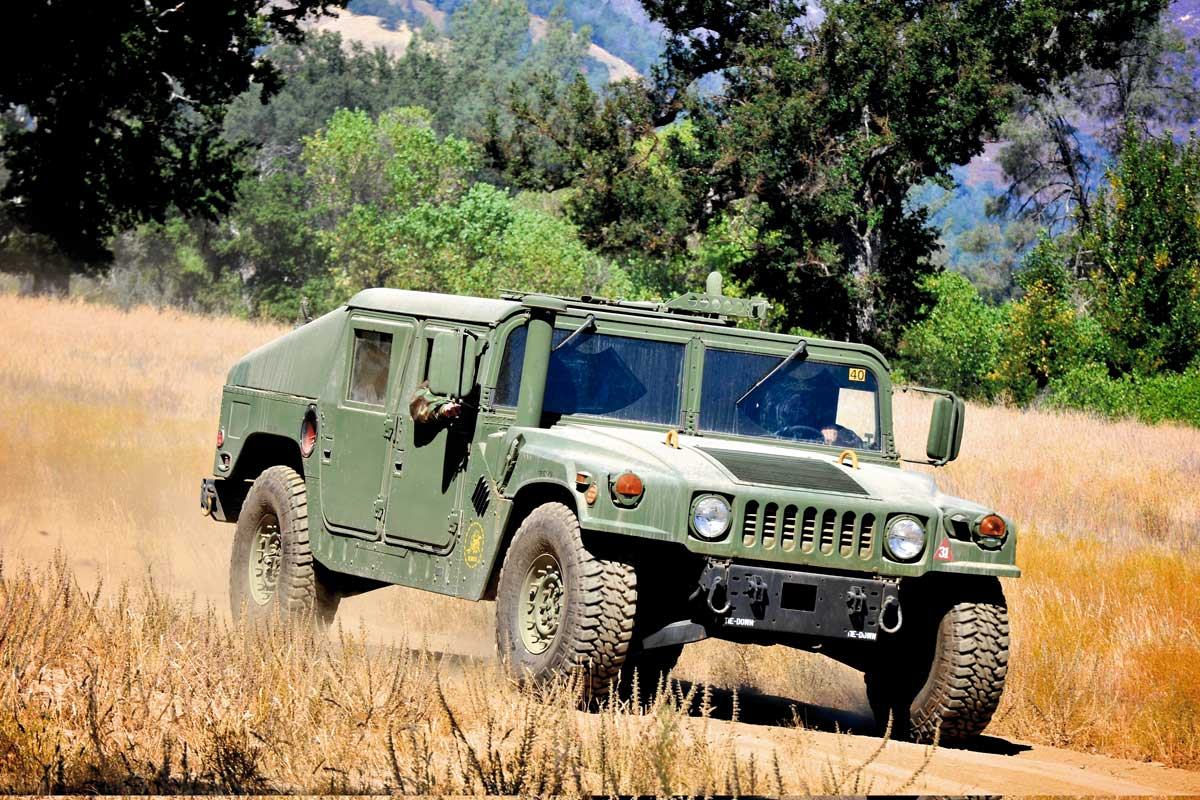
#> input picture humvee.jpg, 1200 x 800 px
$ python Image_Encryption.py
#> lines starting #> are read from the running program, lines starting #| are printed output that depends on the picture
#> the answer given: humvee.jpg
#python

from PIL import Image
import numpy as np

def encrypt_image(image_path, key):
    # Open the image
#> called with image_path = 'humvee.jpg', key = array of shape (3,)
    img = Image.open(image_path)
#> img is the input picture: PIL image 1200x800 RGB; mean R, G, B 127.8, 119.2, 92.1

    # Convert the image to a NumPy array
    img_array = np.array(img)

    # Ensure key has the same shape as img_array
    key = np.resize(key, img_array.shape)

    # Encrypt each pixel using XOR with the key
    encrypted_array = np.bitwise_xor(img_array, key)
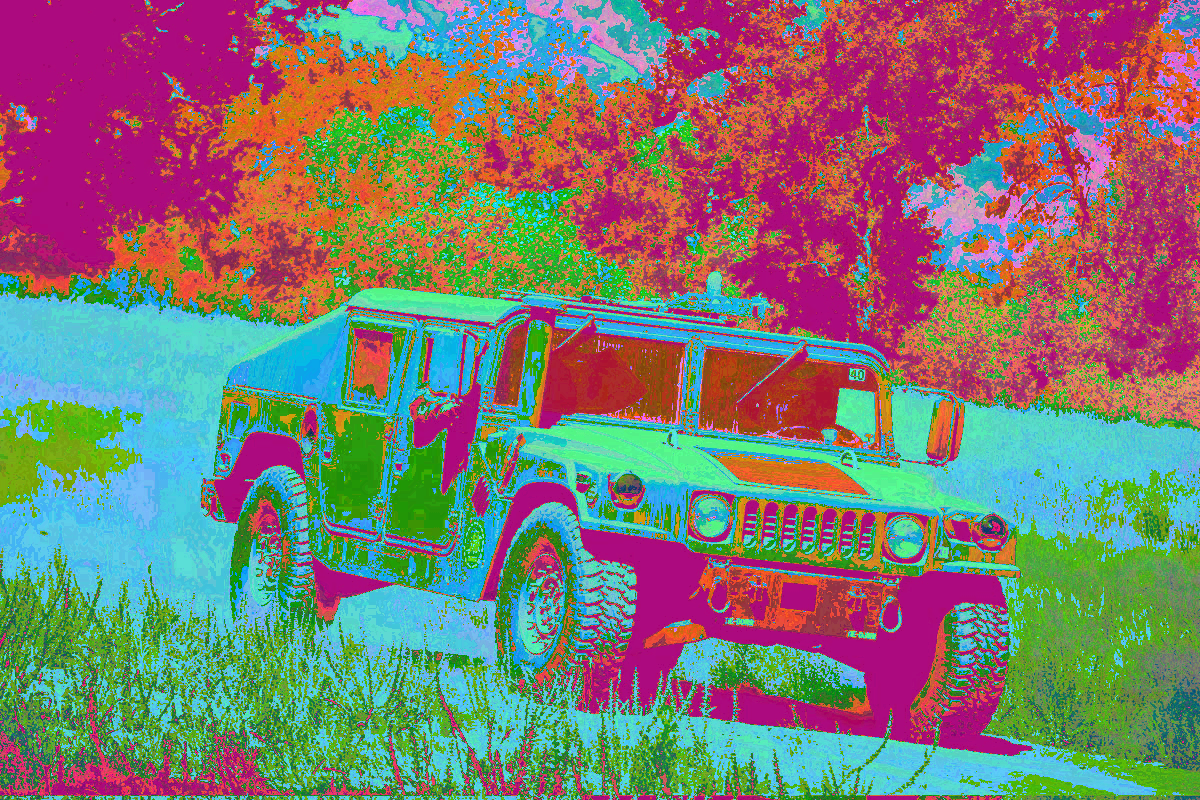
#> encrypted_array: shape (800, 1200, 3); mean R, G, B 126.1, 120.2, 116.3

    # Convert the encrypted array back to an image
    encrypted_img = Image.fromarray(encrypted_array)

    # Save the encrypted image
    encrypted_img.save("encrypted_image.png")
    print("Image encrypted successfully.")


def decrypt_image(encrypted_image_path, key):
    # Open the encrypted image
    encrypted_img = Image.open(encrypted_image_path)

    # Convert the encrypted image to a NumPy array
    encrypted_array = np.array(encrypted_img)

    # Ensure key has the same shape as encrypted_array
    key = np.resize(key, encrypted_array.shape)

    # Decrypt each pixel using XOR with the key
    decrypted_array = np.bitwise_xor(encrypted_array, key)

    # Convert the decrypted array back to an image
    decrypted_img = Image.fromarray(decrypted_array)

    # Save the decrypted image
    decrypted_img.save("decrypted_image.png")
    print("Image decrypted successfully.")


def main():
    print("Image Encryption and Decryption using Pixel Manipulation")

    #image_path
    image_path = input("Enter the path to the image file: ")
    # Generate a random key (you can use any integer as the key)
    key = np.random.randint(0, 256, size=(3,), dtype=np.uint8)

    # Encrypt the image
    encrypt_image(image_path, key)

    # Decrypt the image
    decrypt_image("encrypted_image.png", key)

if __name__ == "__main__":
    main()
